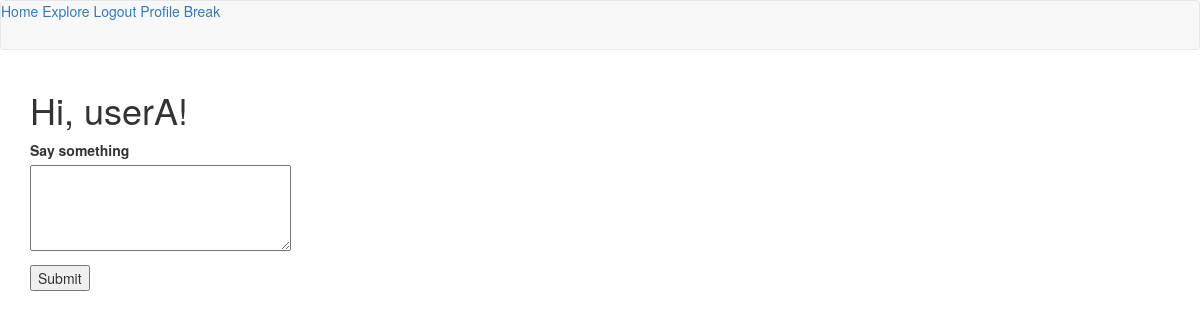
Before: /index (signed in) with the older database file.
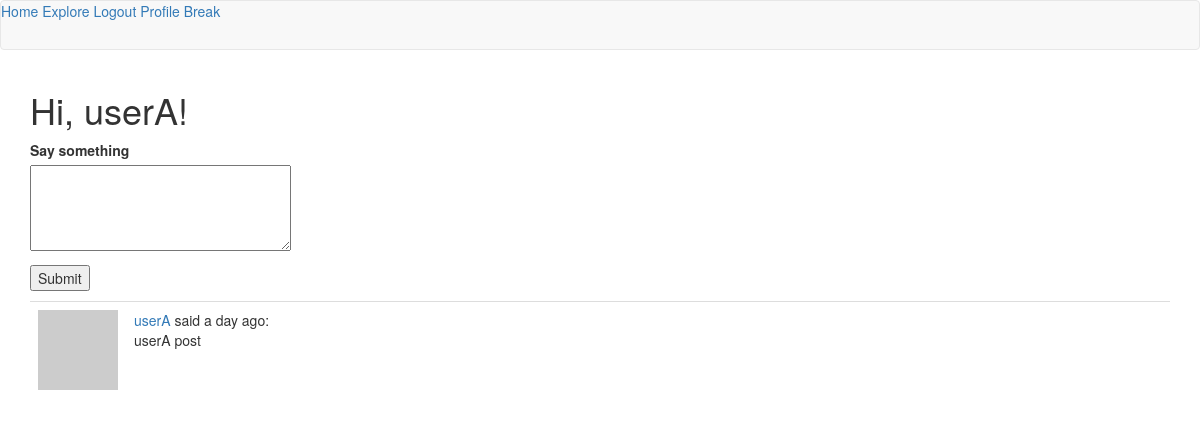
After: the same page with the newer database file.
### app/models.py (models this page shows, shortened)
class Post(db.Model):
    id = db.Column(db.Integer, primary_key=True)
    body = db.Column(db.String(140))
    timestamp = db.Column(db.DateTime, index=True, default=datetime.utcnow)
    user_id = db.Column(db.Integer, db.ForeignKey('user.id'))

class User(UserMixin, db.Model):
    id = db.Column(db.Integer, primary_key=True)
    username = db.Column(db.String(64), index=True, unique=True)
    email = db.Column(db.String(120), index=True, unique=True)
    password_hash = db.Column(db.String(128))
    posts = db.relationship('Post', backref='author', lazy='dynamic')
    about_me = db.Column(db.String(140))
    last_seen = db.Column(db.DateTime, default=datetime.utcnow)
    '''
    implementing followers
    the following relationship implements this idea:
    A follows B. A is the left User. B is the right User.
    If we query A, we get the list of users followed by A.

    Below,
    • 'User' is the user followed by A.
    • secondary is the aux. table above this class.
    • primary join is the condition that links A to B.
        - the follower id matches self.id (first var. in this class above)
    • secondaryjoin links B to A. B is the followed user, so they have the
      same id.
    • backref

    '''
    followed = db.relationship(
        'User', secondary=followers,
        primaryjoin=(followers.c.follower_id == id),
        secondaryjoin=(followers.c.followed_id == id),
        backref=db.backref('followers', lazy='dynamic'), lazy='dynamic')
    def followed_posts(self):
        just_followed_posts = Post.query.join(
        followers, (followers.c.followed_id==Post.user_id)).filter(
        followers.c.follower_id==self.id)
        own_posts = Post.query.filter_by(user_id=self.id)
        return just_followed_posts.union(own_posts).order_by(Post.timestamp.desc())
    def avatar(self, size):
        return 'https://www.gravatar.com/avatar/%s?d=identicon&s=%d' % (md5(self.email.encode('utf-8')).hexdigest(), size)
    '''
    Implement following and unfollowing other users.
    '''

### app/routes.py (the view, shortened to what this page needs)
@app.route('/', methods=['GET','POST'])
@app.route('/index', methods=['GET','POST'])
@login_required # decorator used by Flask-Login to ensure a user must be logged in to view this page
def index():
	form=PostForm()
	page = request.args.get('page', 1, type=int)
	posts = current_user.followed_posts().paginate(
		page, app.config['POSTS_PER_PAGE'], False)
	next_url = url_for('index', page=posts.next_num) \
		if posts.has_next else None
	prev_url = url_for('index', page=posts.prev_num) \
		if posts.has_prev else None
	return render_template('index.html', title='Home', form=form,
		posts=posts.items, next_url=next_url,
		prev_url=prev_url)

### app/forms.py
class PostForm(FlaskForm):
    post = TextAreaField('Say something', validators=[DataRequired(), Length(min=1,max=140)])
    submit = SubmitField('Submit')

### app/models.py (called while the page is built)
@login.user_loader
def load_user(id):
    return User.query.get(int(id))

### app/routes.py (called while the page is built)
@app.before_request
def before_request():
	if current_user.is_authenticated:
		current_user.last_seen = datetime.utcnow()
		db.session.commit()

### app/templates/index.html (shortened to what this page needs)
{% extends "base.html" %}
{% block app_content %}
    <h1>Hi, {{ current_user.username }}!</h1>
    {% if form %}
    <form action="" method="post">
        <p>
            {{ form.post.label }}<br>
            {{ form.post(cols=32, rows=4) }}<br>
        </p>
        <p>{{ form.submit() }}</p>
    </form>
    {% endif %}
    {% for post in posts %}
      {% include '_post.html' %}
    {% endfor %}
{% endblock %}

### app/templates/_post.html
 <table class="table table-hover">
        <tr>
            <td width="70px">
                <a href="{{ url_for('user', username=post.author.username) }}">
                    <img src="{{ post.author.avatar(70) }}" />
                </a>
            </td>
            <td>
              <a href="{{ url_for('user', username=post.author.username) }}">
                  {{ post.author.username }}
              </a>
              said {{ moment(post.timestamp).fromNow() }}:
              <br>
              {{ post.body }}
            </td>
        </tr>
    </table>

Changed rows visible on the page:
now on this page (row edited): Post: author.username "userA", timestamp "a day ago", body "userA post"
